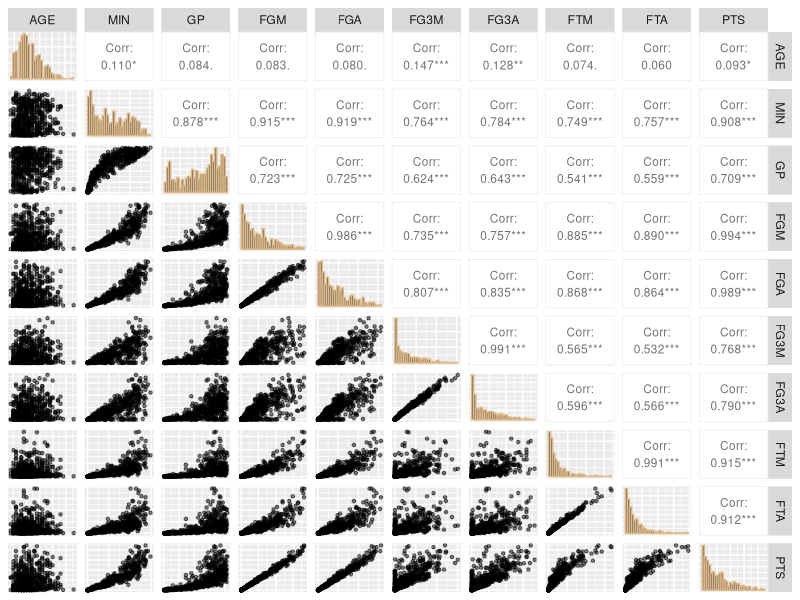
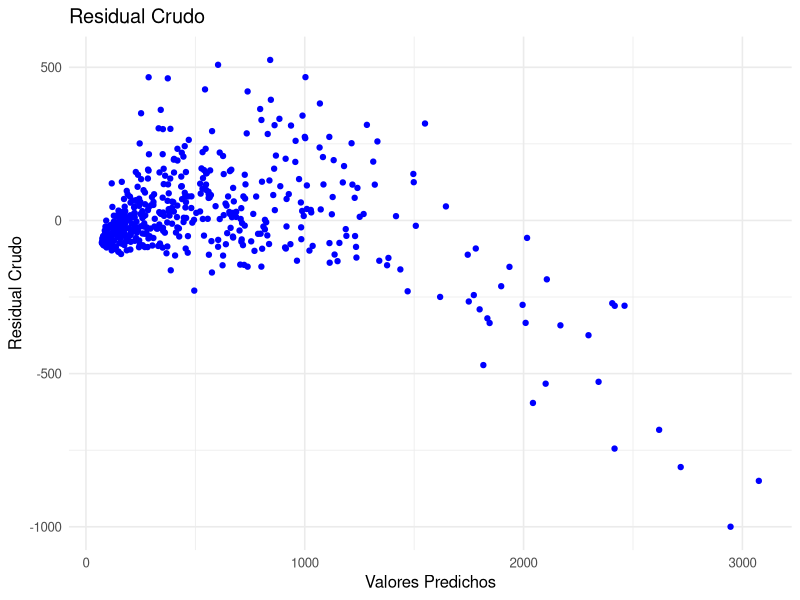
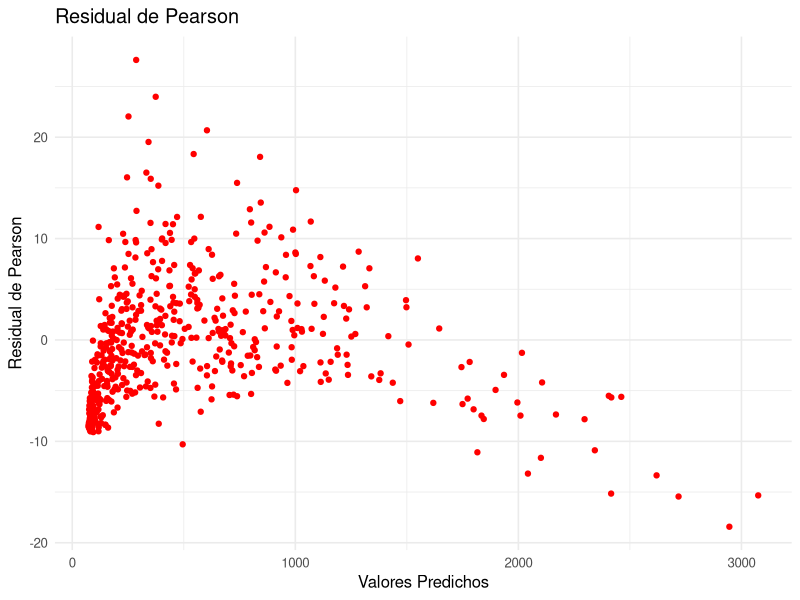
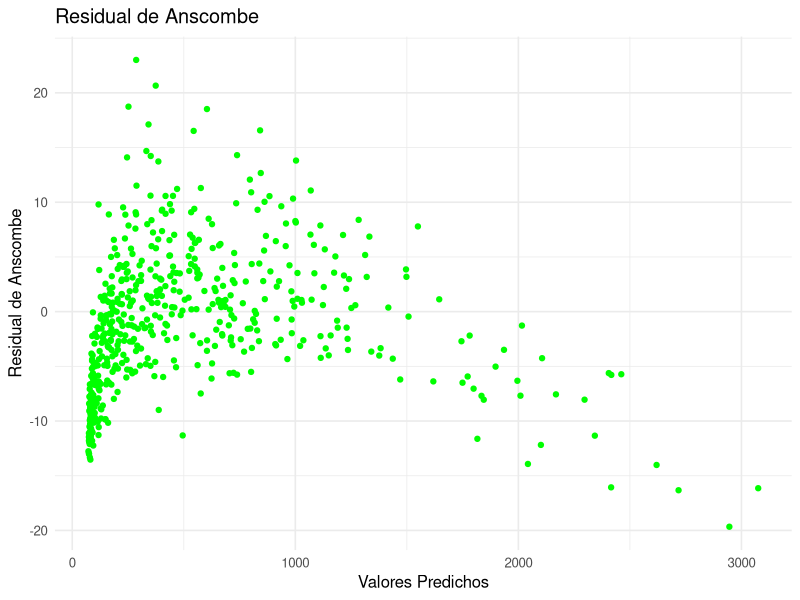
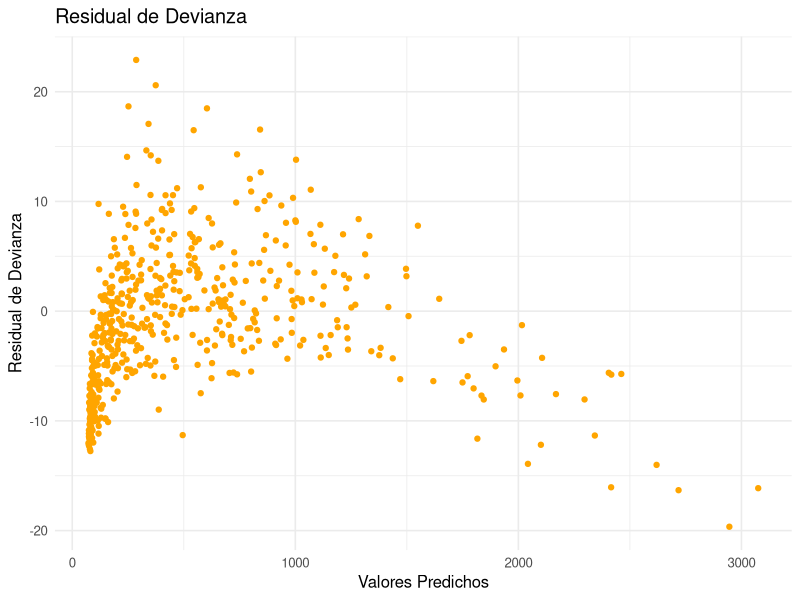
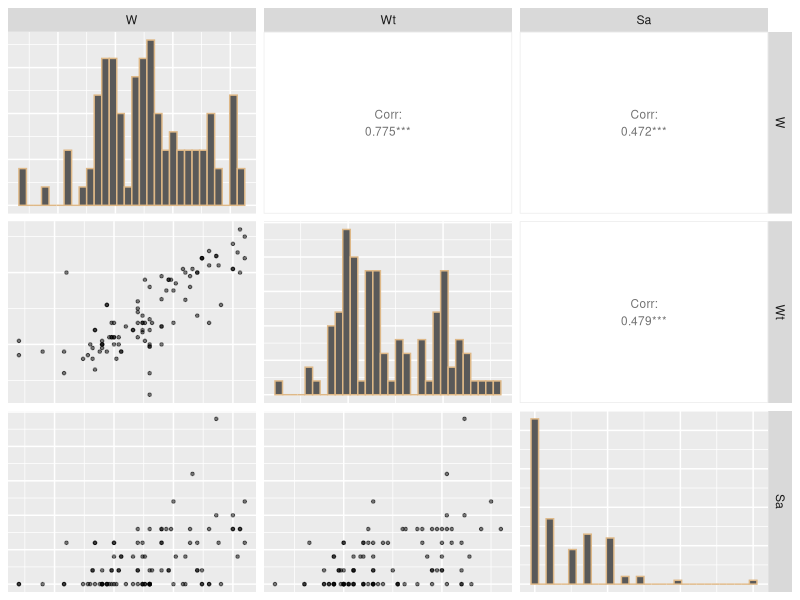
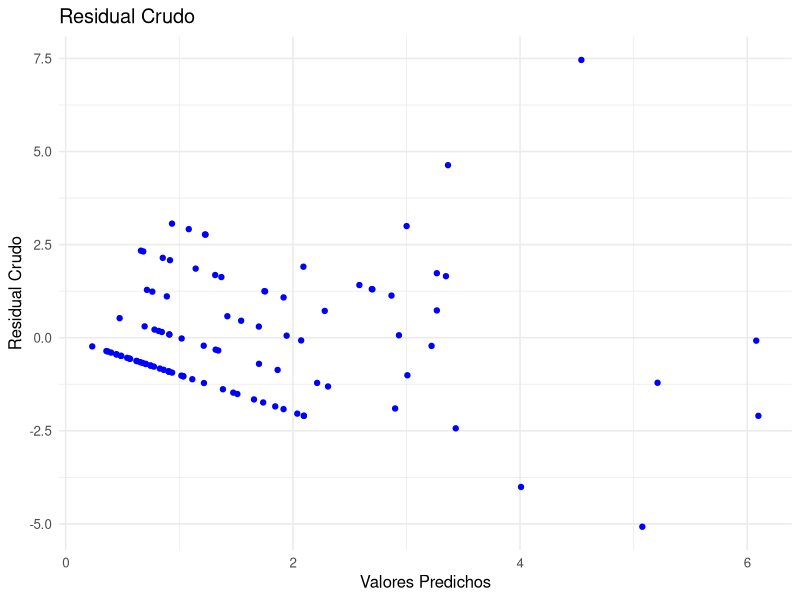
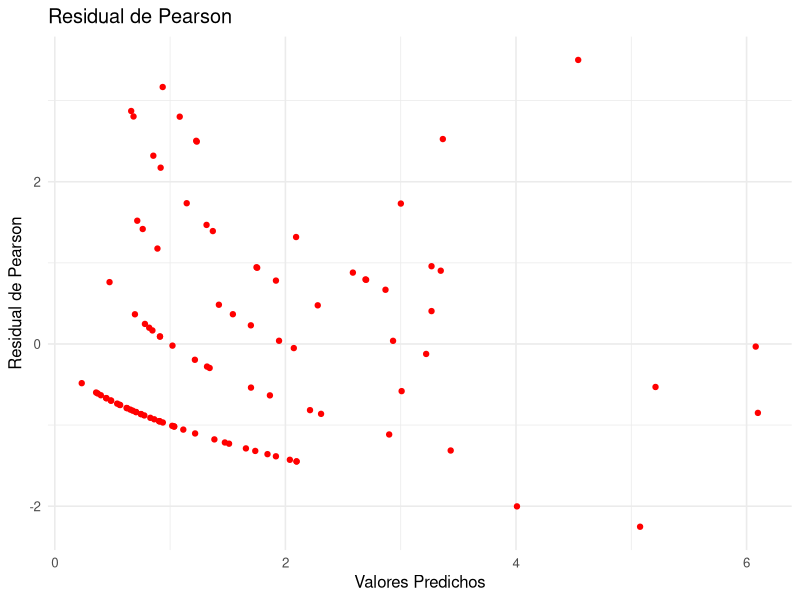

Write the R code that produced these figures, in order.
## ---- chunk 1
rm(list = ls())
## ---- chunk 2
#| output: false

library(GGally)
library(ggplot2)
library(dplyr)
library(readxl)
## ---- chunk 3
# seleccionamos las variables de interés

players <- read_excel("players_202223.xlsx") %>% 
  select(AGE, MIN, GP, FGM, FGA, FG3M, FG3A, FTM, FTA, PTS)
## ---- chunk 4
#| message: false
#| out-width: 100%

players %>%
  ggpairs(
    upper = list(continuous = wrap("cor", size = 3)),
    diag = list(continuous = wrap("barDiag", colour = "burlywood")),
    lower = list(continuous = wrap("points", alpha = 0.5, shape = 20, 
                                   fill = "lightblue")),
    axisLabels = "none")
## ---- chunk 5
x1 <- players %>% select(-last_col())
X <- model.matrix(~ ., data = x1) # Matriz diseño, con intercepto
y <- players$PTS # Variable respuesta
## ---- chunk 6
# Creación de la función

fisher_scoring_poisson <- function(y, X, beta_init, tol = 1e-7, max_iter = 100){
  # Nombramos un objeto donde se guardará el beta inicial (beta_init)
  beta <- beta_init
  # iniciamos el bucle 
  for (iter in 1:max_iter){
    # creamos un objeto "eta" que será la parte sistemática del modelo
    eta <- X %*% beta
    # creamos un objeto "mu" donde se guarda el despeje de la media de "eta"
    mu <- exp(eta)
    # creamos la matriz diagonal "W"
    W <- diag(as.vector(mu))
    # creamos el objeto z (variable de trabajo y^~)
    z <- eta + (y - mu) / mu
    # obtenemos el nuevo beta
    beta_new <- solve(t(X) %*% W %*% X) %*% (t(X) %*% W %*% z)
    
    # guardamos la matriz de varianzas y covarianzas de los betas
    
    cov_beta <- solve(t(X) %*% W %*% X)
    
    if (max(abs(beta_new - beta)) < tol) {
      message("El algoritmo convergió en la iteración ", iter)
      mu_hat <- as.vector(exp(X %*% beta_new))
      # residual crudo
      residual <- y - mu_hat
      # residual de pearson
      residual_pearson <- (y - mu_hat) / sqrt(mu_hat)
      #Residual Anscombe
      residual_anscombe <- (3/2) * (y^(2/3) - mu_hat^(2/3)) / (mu_hat^(1/6))
      # Residual de devianza
      residual_deviance <- sign(y - mu_hat) * sqrt(2 * (y * log(ifelse(y == 0, 1, y / mu_hat)) - (y - mu_hat)))
      return(list( beta = as.vector(beta_new), predichos = mu_hat, covarianza = cov_beta, residual = residual,
                   residual_pearson = residual_pearson,
                   residual_anscombe = residual_anscombe,
                   residual_deviance = residual_deviance))
    }
    
    beta <- beta_new
  }
  warning("El algoritmo no convergió")
  return(NULL)
}
## ---- chunk 7
# Ejecutamos la función

beta_inicial <- c(log(mean(y)), rep(0, ncol(X)-1)) # beta inicial
regresion_poisson <- fisher_scoring_poisson(y = y, X = X, beta_init = beta_inicial)

# Estimación de los parámetros del modelo

names(regresion_poisson$beta) <- c("Intercept", "AGE", "MIN", "GP", "FGM", "FGA", "FG3M", "FG3A", "FTM", "FTA")
regresion_poisson$beta
## ---- chunk 8
modelo_poisson_glm <- glm(y ~ X - 1, family = poisson(link = "log"))

names(modelo_poisson_glm$coefficients) <- names(regresion_poisson$beta)
modelo_poisson_glm$coefficients
## ---- chunk 9
all.equal(regresion_poisson$beta, modelo_poisson_glm$coefficients)
## ---- chunk 10
all.equal(regresion_poisson$covarianza, vcov(modelo_poisson_glm))
## ---- chunk 11
sqrt(diag(regresion_poisson$covarianza))
sqrt(diag(vcov(modelo_poisson_glm)))
## ---- chunk 12
df_residuals <- data.frame(
    predichos = regresion_poisson$predichos,
    residual = regresion_poisson$residual,
    residual_pearson = regresion_poisson$residual_pearson,
    residual_anscombe = regresion_poisson$residual_anscombe,
    residual_deviance = regresion_poisson$residual_deviance
  )
## ---- chunk 13
# Gráfico de los tres tipos de residuales

p1 <- ggplot(df_residuals, aes(x = predichos, y = residual)) +
    geom_point(color = 'blue') +
    labs(title = 'Residual Crudo', x = 'Valores Predichos', y = 'Residual Crudo') +
    theme_minimal(12)

p2 <- ggplot(df_residuals, aes(x = predichos, y = residual_pearson)) +
    geom_point(color = 'red') +
    labs(title = 'Residual de Pearson', x = 'Valores Predichos', y = 'Residual de Pearson') +
    theme_minimal(12)

p3 <- ggplot(df_residuals, aes(x = predichos, y = residual_anscombe)) +
    geom_point(color = 'green') +
    labs(title = 'Residual de Anscombe', x = 'Valores Predichos', y = 'Residual de Anscombe') +
    theme_minimal(12)

p4 <- ggplot(df_residuals, aes(x = predichos, y = residual_deviance)) +
    geom_point(color = 'orange') +
    labs(title = 'Residual de Devianza', x = 'Valores Predichos', y = 'Residual de Devianza') +
    theme_minimal(12)
## ---- chunk 14
#| layout-ncol: 2
#| out-width: 100%

p1; p2; p3; p4
## ---- chunk 15
crabs <- data.frame(
  C = as.factor(c(2,3,3,2,2,1,2,1,3,2,2,2,1,2,2,2,2,3,3,2,2,2,2,3,3,2,2,2,2,3,3,3,2,3,2,2,
        2,3,3,2,2,1,1,3,3,3,2,2,3,3,3,3,2,2,3,2,3,2,1,3,2,3,1,1,2,2,3,2,3,2,3,2,
        2,2,3,3,2,2,1,2,2,2,1,2,2,3,2,2,1,2,3,3,3,3,3,1,3,2,3,2)),
  S = as.factor(c(3,3,3,3,1,2,1,1,2,2,1,3,1,1,1,2,2,2,2,2,2,1,2,3,3,1,3,1,1,3,3,3,3,2,2,1,
        1,3,2,1,3,3,1,2,3,2,1,1,3,1,2,3,2,2,1,2,1,1,3,1,3,3,1,1,2,1,2,2,2,2,1,3,
        3,3,3,2,2,1,1,2,2,2,2,3,3,3,3,3,3,3,3,2,3,3,3,3,3,3,2,1)),
  W = c(28.3,26.0,26.0,21.0,21.0,25.0,26.0,24.9,25.0,24.7,26.5,24.8,24.9,26.0,
        28.7,30.3,26.2,27.5,30.0,28.2,30.5,30.3,30.0,26.2,28.5,29.5,27.0,29.0,
        28.7,26.5,26.5,27.3,26.3,30.0,29.0,27.2,27.0,26.5,26.5,25.5,26.5,26.5,
        22.0,27.3,26.6,25.0,25.0,30.2,28.7,24.9,24.5,25.2,24.0,22.9,26.2,24.4,
        26.3,24.5,27.9,30.5,28.2,27.6,23.0,23.9,22.9,25.8,25.8,24.1,28.0,26.0,
        24.5,24.5,24.2,28.5,24.7,29.0,27.0,23.7,27.0,24.2,24.2,25.1,27.5,29.3,
        26.3,29.4,26.2,26.2,24.1,27.0,26.5,28.5,24.7,25.2,25.3,25.3,29.3,27.4,
        28.0,24.5),
  Wt = c(3.05,2.60,2.45,1.85,2.05,2.30,2.10,2.10,2.00,1.90,2.80,2.10,2.10,2.50,
         3.20,3.60,2.20,2.75,3.05,2.95,3.50,3.00,3.40,2.30,2.40,2.55,2.25,2.30,
         3.20,1.30,1.97,2.90,2.30,3.05,3.30,2.75,2.25,2.00,2.20,2.25,1.97,1.60,
         1.90,2.90,2.30,2.10,2.10,3.28,3.20,2.30,2.05,2.10,2.00,1.60,2.40,1.90,
         2.05,1.95,3.05,3.20,2.80,2.85,3.00,1.85,1.90,2.20,2.20,1.80,2.62,2.30,
         2.00,2.00,2.20,3.00,2.55,3.10,2.95,1.80,2.00,2.20,1.65,1.80,2.30,3.23,
         2.90,3.10,2.30,2.17,1.95,2.63,2.35,3.00,2.55,2.00,1.90,1.90,3.23,2.90,
         3.00,2.00),
  Sa = c(8,4,3,0,0,3,0,1,3,0,4,0,1,1,0,4,3,0,5,4,6,4,4,0,3,0,3,0,0,0,1,1,2,4,0,
         4,4,0,0,0,0,0,0,1,1,2,0,2,1,0,0,1,0,0,0,0,0,1,0,3,3,2,3,0,0,0,2,1,0,1,
         0,0,0,1,0,4,1,0,3,3,3,0,6,12,0,3,0,2,1,4,0,1,0,1,2,2,5,4,2,0)
)

## ---- chunk 16
#| message: false
#| out-width: 100%

crabs[,-c(1,2)] %>%
  ggpairs(
    upper = list(continuous = wrap("cor", size = 3)),
    diag = list(continuous = wrap("barDiag", colour = "burlywood")),
    lower = list(continuous = wrap("points", alpha = 0.5, shape = 20, 
                                   fill = "lightblue")),
    axisLabels = "none")
## ---- chunk 17
X.c <- model.matrix(~.,data=crabs[,-5])
modelos_crangrejos <- fisher_scoring_poisson(crabs[,5],X = X.c,beta_init = c(log(mean(crabs[,5])),rep(0, ncol(X.c)-1)))
names(modelos_crangrejos$beta) <- c("Intercept", "C2", "C3" , "S2", "S3" , "W", "Wt")
modelos_crangrejos$beta
## ---- chunk 18
modelo_cangrejos_glm <- glm(crabs[,5] ~ X.c - 1, family = poisson(link = "log"))

names(modelo_cangrejos_glm$coefficients) <- names(modelos_crangrejos$beta)
modelo_cangrejos_glm$coefficients
## ---- chunk 19
all.equal(modelos_crangrejos$beta, modelo_cangrejos_glm$coefficients)
## ---- chunk 20
all.equal(modelos_crangrejos$covarianza, vcov(modelo_cangrejos_glm))
## ---- chunk 21
sqrt(diag(modelos_crangrejos$covarianza))
sqrt(diag(vcov(modelo_cangrejos_glm)))
## ---- chunk 22
df_residuals.c <- data.frame(
    C=crabs$C,
    S=crabs$S,
    W=crabs$W,
    Wt=crabs$Wt,
    predichos = modelos_crangrejos$predichos,
    residual = modelos_crangrejos$residual,
    residual_pearson = modelos_crangrejos$residual_pearson,
    residual_anscombe = modelos_crangrejos$residual_anscombe,
    residual_deviance = modelos_crangrejos$residual_deviance
  )
## ---- chunk 23
# Gráfico de los tres tipos de residuales

c1 <- ggplot(df_residuals.c, aes(x = predichos, y = residual)) +
    geom_point(color = 'blue') +
    labs(title = 'Residual Crudo', x = 'Valores Predichos', y = 'Residual Crudo') +
    theme_minimal(12)

c2 <- ggplot(df_residuals.c, aes(x = predichos, y = residual_pearson)) +
    geom_point(color = 'red') +
    labs(title = 'Residual de Pearson', x = 'Valores Predichos', y = 'Residual de Pearson') +
    theme_minimal(12)

c3 <- ggplot(df_residuals.c, aes(x = predichos, y = residual_anscombe)) +
    geom_point(color = 'green') +
    labs(title = 'Residual de Anscombe', x = 'Valores Predichos', y = 'Residual de Anscombe') +
    theme_minimal(12)

c4 <- ggplot(df_residuals.c, aes(x = predichos, y = residual_deviance)) +
    geom_point(color = 'orange') +
    labs(title = 'Residual de Devianza', x = 'Valores Predichos', y = 'Residual de Devianza') +
    theme_minimal(12)
## ---- chunk 24
#| layout-ncol: 2
#| out-width: 100%

c1; c2; c3; c4
## ---- chunk 25
# Gráfico de los residuales crudos contra la variable S

c1 <- ggplot(df_residuals.c, aes(x = S, y = residual)) +
    geom_point(color = 'blue') +
    labs(title = 'Residual Crudo', x = '(S)', y = 'Residual Crudo') +
    theme_minimal(12)

c2 <- ggplot(df_residuals.c, aes(x = W, y = residual)) +
    geom_point(color = 'red') +
    labs(title = 'Residual Crudo', x = '(W)', y = 'Residual Crudo') +
    theme_minimal(12)

c3 <- ggplot(df_residuals.c, aes(x = Wt, y = residual)) +
    geom_point(color = 'green') +
    labs(title = 'Residual Crudo', x = '(Wt)', y = 'Residual Crudo') +
    theme_minimal(12)

c4 <- ggplot(df_residuals.c, aes(x = C, y = residual)) +
    geom_point(color = 'orange') +
    labs(title = 'Residual Crudo', x = '(C)', y = 'Residual Crudo') +
    theme_minimal(12)
## ---- chunk 26
#| layout-ncol: 2
#| out-width: 100%

c1; c2; c3; c4
## ---- chunk 27
# Gráfico de los residuales crudos contra la variable S

c1 <- ggplot(df_residuals.c, aes(x = S, y = residual_pearson)) +
    geom_point(color = 'blue') +
    labs(title = 'Residual de Pearson', x = '(S)', y = 'Residual de Pearson') +
    theme_minimal(12)

c2 <- ggplot(df_residuals.c, aes(x = W, y = residual_pearson)) +
    geom_point(color = 'red') +
    labs(title = 'Residual de Pearson', x = '(W)', y = 'Residual de Pearson') +
    theme_minimal(12)

c3 <- ggplot(df_residuals.c, aes(x = Wt, y = residual_pearson)) +
    geom_point(color = 'green') +
    labs(title = 'Residual de Pearson', x = '(Wt)', y = 'Residual de Pearson') +
    theme_minimal(12)

c4 <- ggplot(df_residuals.c, aes(x = C, y = residual_pearson)) +
    geom_point(color = 'orange') +
    labs(title = 'Residual de Pearson', x = '(C)', y = 'Residual de Pearson') +
    theme_minimal(12)
## ---- chunk 28
#| layout-ncol: 2
#| out-width: 100%

c1; c2; c3; c4
## ---- chunk 29
# Gráfico de los residuales crudos contra la variable S

c1 <- ggplot(df_residuals.c, aes(x = S, y = residual_anscombe)) +
    geom_point(color = 'blue') +
    labs(title = 'Residual de Anscombe', x = '(S)', y = 'Residual de Anscombe') +
    theme_minimal(12)

c2 <- ggplot(df_residuals.c, aes(x = W, y = residual_anscombe)) +
    geom_point(color = 'red') +
    labs(title = 'Residual de Anscombe', x = '(W)', y = 'Residual de Anscombe') +
    theme_minimal(12)

c3 <- ggplot(df_residuals.c, aes(x = Wt, y = residual_anscombe)) +
    geom_point(color = 'green') +
    labs(title = 'Residual de Anscombe', x = '(Wt)', y = 'Residual de Anscombe') +
    theme_minimal(12)

c4 <- ggplot(df_residuals.c, aes(x = C, y = residual_anscombe)) +
    geom_point(color = 'orange') +
    labs(title = 'Residual de Anscombe', x = '(C)', y = 'Residual de Anscombe') +
    theme_minimal(12)
## ---- chunk 30
#| layout-ncol: 2
#| out-width: 100%

c1; c2; c3; c4
## ---- chunk 31
# Gráfico de los residuales crudos contra la variable S

c1 <- ggplot(df_residuals.c, aes(x = S, y = residual_deviance)) +
    geom_point(color = 'blue') +
    labs(title = 'Residual de Devianza', x = '(S)', y = 'Residual de Devianza') +
    theme_minimal(12)

c2 <- ggplot(df_residuals.c, aes(x = W, y = residual_deviance)) +
    geom_point(color = 'red') +
    labs(title = 'Residual de Devianza', x = '(W)', y = 'Residual de Devianza') +
    theme_minimal(12)

c3 <- ggplot(df_residuals.c, aes(x = Wt, y = residual_deviance)) +
    geom_point(color = 'green') +
    labs(title = 'Residual de Devianza', x = '(Wt)', y = 'Residual de Devianza') +
    theme_minimal(12)

c4 <- ggplot(df_residuals.c, aes(x = C, y = residual_deviance)) +
    geom_point(color = 'orange') +
    labs(title = 'Residual de Devianza', x = '(C)', y = 'Residual de Devianza') +
    theme_minimal(12)
## ---- chunk 32
#| layout-ncol: 2
#| out-width: 100%

c1; c2; c3; c4
## ---- chunk 33
## Población binomial
# Parámetros
set.seed(1040)
n <- 100
beta <- c(0, 0.2)
## ---- chunk 34
# Simulación de datos
xbin <- runif(n, min = 0, max = 10)
X2 <- model.matrix(~ xbin)  # Incluye intercepto automáticamente
eta <- X2 %*% beta
## ---- chunk 35
# Dataset simulado
pi <- exp(eta)/(1+exp(eta))
yb <- c()
for (i in 1:n) {
  yb[i] <- rbinom(1,size = 1,prob = pi[i])
}

data_bin <- tibble(y = yb, x = xbin)
## ---- chunk 36
#| out-width: 100%

ggplot(data_bin, aes(x = x, y = y)) +
    geom_jitter(height = 0.02, width = 0, 
                alpha = 0.6, size = 3, color = "#1f77b4") +
  ggtitle("Distribución binomial - Datos simulados") +
  theme_minimal(12)
## ---- chunk 37
# Creación de la función
fisher_scoring_binomial <- function(y, X, beta_init, tol = 1e-5, max_iter = 100) {
  beta <- beta_init
  for (iter in 1:max_iter) {
    eta <- X %*% beta
    
    pi <- exp(eta) / (1 + exp(eta))
    pi <- pmax(pmin(pi, 1 - 1e-10), 1e-10)
    
    W <- diag(as.vector(pi * (1 - pi)))
    
    z <- eta + (y - pi) / (pi * (1 - pi))
    
    beta_new <- tryCatch({
      solve(t(X) %*% W %*% X) %*% (t(X) %*% W %*% z)
    }, error = function(e) {
      stop("Fallo al invertir la matriz. ¿X tiene multicolinealidad?")
    })
    
    # guardamos la matriz de varianzas y covarianzas de los betas
    cov_beta <- solve(t(X) %*% W %*% X)
    
    if (max(abs(beta_new - beta), na.rm = TRUE) < tol) {
      message("Convergió en iteración ", iter)
      pi_hat <- exp(X %*% beta_new) / (1 + exp(X %*% beta_new))
      pi_hat <- pmax(pmin(pi_hat, 1 - 1e-10), 1e-10) 
      # Resdiaul crudo
      residual <- y-pi_hat
      # Residual de pearson
      residual_pearson <- (y - pi_hat) / sqrt(pi_hat)
      # Residual de Anscombe
      residual_anscombe <- (3/2)*(y^(2/3)-pi_hat^(2/3))/((pi_hat*(1-pi_hat))^(1/3))
      # Residual de devianza
      # Handle y=0 and y=1 cases for deviance
      dev <- ifelse(y == 0, 2 * pi_hat, ifelse(y == 1, 2 * (1 - pi_hat),
                    sqrt(2 * (y * log(y / pi_hat) + (1 - y) * log((1 - y) / (1 - pi_hat))))))
      residual_deviance <- sign(y - pi_hat) * sqrt(dev)
      return(list(beta = as.vector(beta_new), predichos = pi_hat,
                  covarianza = cov_beta,
                  residual = residual,
                  residual_pearson = residual_pearson,
                  residual_anscombe = residual_anscombe,
                  residual_deviance = residual_deviance))
    }
    
    beta <- beta_new
  }
  warning("No convergió")
  return(as.vector(beta))
}
## ---- chunk 38
# Ejecutamos la función

beta_binomial <- fisher_scoring_binomial(y = yb, X = X2, 
                                         beta_init = rep(0.01, ncol(X2)))

# Estimación de los parámetros del modelo

names(beta_binomial$beta) <- colnames(X2)
beta_binomial$beta
## ---- chunk 39
modelo_logistico <- glm(yb ~ X2 - 1, family = binomial(link = "logit"))

modelo_logistico$coefficients
## ---- chunk 40
beta_binomial$covarianza; vcov(modelo_logistico)
## ---- chunk 41
df_residuals <- data.frame(
    predichos = beta_binomial$predichos,
    residual = beta_binomial$residual,
    residual_pearson = beta_binomial$residual_pearson,
    residual_anscombe = beta_binomial$residual_anscombe,
    residual_deviance = beta_binomial$residual_deviance
  )
## ---- chunk 42
# Gráfico de los tres tipos de residuales

p1 <- ggplot(df_residuals, aes(x = predichos, y = residual)) +
    geom_point(color = 'blue') +
    labs(title = 'Residual Crudo', x = 'Valores Predichos', y = 'Residual Crudo') +
    theme_minimal(12)

p2 <- ggplot(df_residuals, aes(x = predichos, y = residual_pearson)) +
    geom_point(color = 'red') +
    labs(title = 'Residual de Pearson', x = 'Valores Predichos', y = 'Residual de Pearson') +
    theme_minimal(12)

p3 <- ggplot(df_residuals, aes(x = predichos, y = residual_anscombe)) +
    geom_point(color = 'green') +
    labs(title = 'Residual de Anscombe', x = 'Valores Predichos', y = 'Residual de Anscombe') +
    theme_minimal(12)

p4 <- ggplot(df_residuals, aes(x = predichos, y = residual_deviance)) +
    geom_point(color = 'orange') +
    labs(title = 'Residual de Devianza', x = 'Valores Predichos', y = 'Residual de Devianza') +
    theme_minimal(12)
## ---- chunk 43
#| layout-ncol: 2
#| out-width: 100%

p1; p2; p3; p4
## ---- chunk 44
TURB=c(300,250,190,160,560,150,160,270,450,210,420,550,1200,420,500,150,200,390,380,140,170,1110,140,150,870,720,430,550)

COL=c(100,100,50,70,200,100,100,70,130,100,100,250,250,100,120,75,50,140,120,50,110,100,80,90,150,200,100,200)

ALCA=c(49,43,51,52,44,48,55,43,56,51,46,65,43,53,48,45,52,52,39,54,52,51,55,50,49,44,48,40)

PH=c(8.33,7.64,7.62,7.62,8.19,7.90,7.60,8.07,7.53,7.72,7.90,7.68,7.93,7.90,8.01,7.71,7.66,8.09,8.17,8.16,7.58,8.06,7.51,7.56,7.60,8.18,7.20,7.55)

TEM=c(25,27,28,26,25,26,26,24,27,27,26,27,26,26,27,27,26,27,26,25,27,23,27,27,27,23,26,27)

POL=c(0,0,0,0,0,0,0,0,0,0,1,1,1,1,0,0,0,0,0,0,0,1,0,0,1,1,1,1)
## ---- chunk 45
Xbin2 <- model.matrix(~ TURB+COL+ALCA+PH+TEM)

regresión_logistica_agua <- fisher_scoring_binomial(y = POL,X = Xbin2, beta_init = c(log(mean(POL)/(1-mean(POL))), rep(0, ncol(Xbin2)-1)),
                        max_iter = 500)

names(regresión_logistica_agua$beta) <- colnames(Xbin2)
## ---- chunk 46
regresión_logistica_agua$beta

modelo<-glm(formula = POL ~ TURB+COL+ALCA+PH+TEM, family = 'binomial')
modelo$coefficients
## ---- chunk 47
library(knitr)
kable(as.data.frame(regresión_logistica_agua$covarianza))
kable(as.data.frame(vcov(modelo)))

all.equal(regresión_logistica_agua$covarianza, vcov(modelo))
## ---- chunk 48
df_residuals <- data.frame(
    predichos = regresión_logistica_agua$predichos,
    residual = regresión_logistica_agua$residual,
    residual_pearson = regresión_logistica_agua$residual_pearson,
    residual_anscombe = regresión_logistica_agua$residual_anscombe,
    residual_deviance = regresión_logistica_agua$residual_deviance
  )
## ---- chunk 49
# Gráfico de los tres tipos de residuales

p1 <- ggplot(df_residuals, aes(x = predichos, y = residual)) +
    geom_point(color = 'blue') +
    labs(title = 'Residual Crudo', x = 'Valores Predichos', y = 'Residual Crudo') +
    ylim(-1, 1) + 
    theme_minimal(12)

p2 <- ggplot(df_residuals, aes(x = predichos, y = residual_pearson)) +
    geom_point(color = 'red') +
    labs(title = 'Residual de Pearson', x = 'Valores Predichos', y = 'Residual de Pearson') +
    ylim(-1, 1.1) +
    theme_minimal(12)

p3 <- ggplot(df_residuals, aes(x = predichos, y = residual_anscombe)) +
    geom_point(color = 'green') +
    labs(title = 'Residual de Anscombe', x = 'Valores Predichos', y = 'Residual de Anscombe') +
    ylim(-3.1, 1.3) +
    theme_minimal(12)

p4 <- ggplot(df_residuals, aes(x = predichos, y = residual_deviance)) +
    geom_point(color = 'orange') +
    labs(title = 'Residual de Devianza', x = 'Valores Predichos', y = 'Residual de Devianza') +
    ylim(-1.3, 1.15) +
    theme_minimal(12)
## ---- chunk 50
#| layout-ncol: 2
#| out-width: 100%

p1; p2; p3; p4
